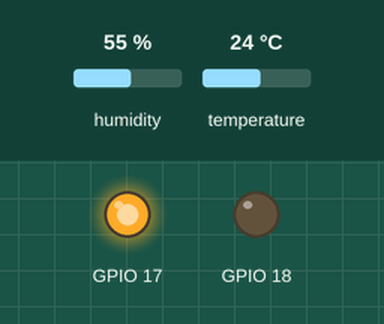
Simulated run of this program. Board: Raspberry Pi (BCM pin numbers). On the bench: output pins drawn as LEDs (lit = HIGH). The test bench sets the inputs (shaded band); at power-on: humidity 55 %, temperature 24 °C. The clock reads 2024-03-15 10:24:30 at power-on unless the program sets it; files the program writes start out absent; no MQTT or app messages arrive unless stated; what the program prints to the terminal is not drawn.

Above: at 1.3 s.
1.4 s: humidity set to 81 %
11.8 s: humidity set to 84 %
At 21.5 s:
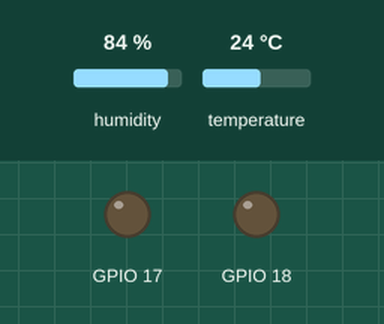
22.4 s: humidity set to 76 %
32.6 s: humidity set to 73 %
At 42.5 s:
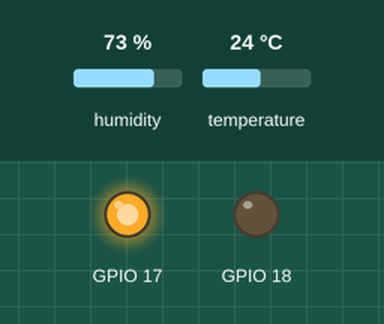
42.9 s: humidity set to 88 %
At 52.5 s:
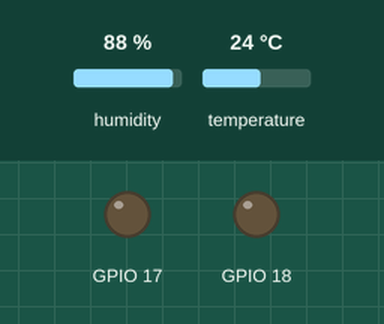
Timing chart, 0 to 54.0 s (numbered marks = the images above; inputs shaded):
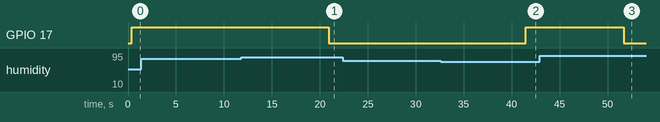

Measured:
- the behaviour switches between 82 and 83 % on humidity (found by bisection; images 0 and 1)
- the behaviour switches between 75 and 74 % on humidity (found by bisection; images 1 and 2)
- after the input at 1.4 s, every drawn part: stays the same
- after the input at 11.8 s, GPIO 17: HIGH → LOW after 9.1 s
- after the input at 22.4 s, every drawn part: stays the same
- after the input at 32.6 s, GPIO 17: LOW → HIGH after 8.8 s
- after the input at 42.9 s, GPIO 17: HIGH → LOW after 8.8 s

The program:

main_offline.py
```python
import os
import time
import logging
import json
from datetime import datetime, timedelta
from logging.handlers import RotatingFileHandler
import csv
import board

from helpers.sensor_reader import SensorReader
from helpers.relay_controller import RelayController
from helpers.mqtt_handler import MqttHandler

# Constants
SLEEP_DURATION_SENSOR = 10  # Sensor data collection interval (10 seconds)
SENSOR_PUBLISH_INTERVAL = 3600  # Interval to publish sensor data to MQTT (60 seconds)
HUMIDITY_THRESHOLD_LOW = 81  # Humidity lower-bound threshold
HUMIDITY_THRESHOLD_HIGH = 89  # Humidity upper-bound threshold
HUMIDITY_ALERT_THRESHOLD = 75  # Extra humidity level threshold for sending notifications
NOTIFY_INTERVAL = timedelta(minutes=30)  # Notification interval for low humidity alerts
RELAY_PINS = {
    'relay1': 17,
    'relay2': 18
}
CSV_HEADER = ['Timestamp', 'Temperature_F', 'Temperature_C', 'Humidity', 'Relay1', 'Relay2']

# MQTT Constants
MQTT_BROKER_URL = "192.168.1.69"
MQTT_BROKER_PORT = 1883
MQTT_USERNAME = "glen"
MQTT_PASSWORD = "password"
MQTT_SENSOR_TOPIC = "sensor/data"
MQTT_RELAY_TOPIC = "relay/status"
MQTT_ERROR_TOPIC = "sensor/error"

# Configure logging
home_directory = os.path.expanduser('~')
LOG_FILE_PATH = os.path.join(home_directory, 'climate_control.log')
CSV_FILE_PATH = os.path.join(home_directory, 'sensor_readings.csv')

logging.basicConfig(
    level=logging.DEBUG,
    format='%(asctime)s - %(levelname)s - %(message)s',
    handlers=[
        logging.StreamHandler(),
        RotatingFileHandler(LOG_FILE_PATH, maxBytes=10240, backupCount=5)
    ]
)
logger = logging.getLogger(__name__)

# Initialize sensor and relay controller classes
sensor_reader = SensorReader(board.D15)
relay_controller = RelayController(RELAY_PINS)

# Initialize MQTT handler
mqtt_handler = MqttHandler(
    broker_url=MQTT_BROKER_URL,
    broker_port=MQTT_BROKER_PORT,
    topic="",
    username=MQTT_USERNAME,
    password=MQTT_PASSWORD
)
mqtt_handler.connect()

def publish_sensor_data(timestamp, temperature_f, temperature_c, humidity):
    """Publish sensor data to MQTT."""
    payload = {
        'timestamp': timestamp,
        'temperature_f': temperature_f,
        'temperature_c': temperature_c,
        'humidity': humidity
    }
    mqtt_handler.topic = MQTT_SENSOR_TOPIC
    success = mqtt_handler.publish(payload)
    if success:
        logger.info(f"Sensor data published to topic {MQTT_SENSOR_TOPIC}: {payload}")
    else:
        logger.error("Failed to publish sensor data to MQTT")

def publish_relay_status(relay_status, message, timestamp):
    """Publish relay status to MQTT with a triggering event message and timestamp."""
    payload = {
        'timestamp': timestamp,
        'relay1': relay_status['relay1'],
        'relay2': relay_status['relay2'],
        'message': message
    }
    mqtt_handler.topic = MQTT_RELAY_TOPIC
    success = mqtt_handler.publish(payload)
    if success:
        logger.info(f"Relay status published to topic {MQTT_RELAY_TOPIC}: {payload}")
    else:
        logger.error("Failed to publish relay status to MQTT")

def publish_error_message(error_msg):
    """Publish error message to MQTT."""
    payload = {
        'timestamp': datetime.now().astimezone().isoformat(),
        'error': error_msg
    }
    mqtt_handler.topic = MQTT_ERROR_TOPIC
    success = mqtt_handler.publish(payload)
    if success:
        logger.info(f"Error message published to topic {MQTT_ERROR_TOPIC}: {payload}")
    else:
        logger.error("Failed to publish error message to MQTT")

def write_to_csv(timestamp, temperature_f, temperature_c, humidity, relay_status):
    """Write sensor and relay data to a CSV file."""
    with open(CSV_FILE_PATH, 'a', newline='') as file:
        csv_writer = csv.writer(file)
        csv_writer.writerow([timestamp, temperature_f, temperature_c, humidity, relay_status['relay1'], relay_status['relay2']])

def check_conditions_and_toggle_relays(temperature_c, humidity, relay_status, timestamp):
    """Check the conditions and toggle the relays, logging status changes."""
    try:
        if humidity < HUMIDITY_THRESHOLD_LOW and relay_status['relay1'] != 'ON':
            relay_controller.set_relay_state('relay1', 'ON')
            relay_status['relay1'] = 'ON'
            message = f"Humidity below {HUMIDITY_THRESHOLD_LOW}. Relay1 turned ON."
            logger.info("Relay relay1 state changed to ON.")
            publish_relay_status(relay_status, message, timestamp)
        elif humidity >= HUMIDITY_THRESHOLD_HIGH and relay_status['relay1'] != 'OFF':
            relay_controller.set_relay_state('relay1', 'OFF')
            relay_status['relay1'] = 'OFF'
            message = f"Humidity above {HUMIDITY_THRESHOLD_HIGH}. Relay1 turned OFF."
            logger.info("Relay relay1 state changed to OFF.")
            publish_relay_status(relay_status, message, timestamp)
    except Exception as e:
        logger.error(f"An error occurred while toggling relays: {e}")
        publish_error_message(str(e))

def manage_relay2_timing(last_toggle_time, relay_status, timestamp):
    """Manage relay2 to turn on for a specified duration within an interval."""
    try:
        current_time = datetime.now().astimezone()
        interval_duration = timedelta(minutes=60)  # Interval duration (1 hour)
        on_duration = timedelta(minutes=10)       # ON duration (15 minutes)

        if relay_status['relay2'] == 'ON':
            # Turn off if the ON duration has passed
            if current_time - last_toggle_time >= on_duration:
                relay_controller.set_relay_state('relay2', 'OFF')
                relay_status['relay2'] = 'OFF'
                message = "Relay2 turned OFF due to time interval."
                logger.info("Relay relay2 state changed to OFF due to time interval.")
                publish_relay_status(relay_status, message, timestamp)
                last_toggle_time = current_time  # Reset the toggle time when it turns off
        else:
            # Turn on if the OFF duration (interval - on_duration) has passed
            if current_time - last_toggle_time >= interval_duration - on_duration:
                relay_controller.set_relay_state('relay2', 'ON')
                relay_status['relay2'] = 'ON'
                message = "Relay2 turned ON due to time interval."
                logger.info("Relay relay2 state changed to ON due to time interval.")
                publish_relay_status(relay_status, message, timestamp)
                last_toggle_time = current_time  # Reset the toggle time when it turns on
    except Exception as e:
        logger.error(f"An error occurred while managing relay2 timing: {e}")
        publish_error_message(str(e))
    return last_toggle_time

def initialize_relays():
    """Initialize the relays to the OFF state both logically and physically."""
    for relay in RELAY_PINS:
        relay_controller.set_relay_state(relay, 'OFF')

def initialize_csv():
    """Initialize CSV file with header if it does not exist."""
    if not os.path.exists(CSV_FILE_PATH):
        with open(CSV_FILE_PATH, 'w', newline='') as file:
            csv_writer = csv.writer(file)
            csv_writer.writerow(CSV_HEADER)

def main():
    """Main function that runs the sensor monitoring loop."""
    initialize_csv()

    relay_status = {relay: 'OFF' for relay in RELAY_PINS}  # Assume relays start in the OFF state
    initialize_relays()
    last_sensor_reading_time = time.time() - SLEEP_DURATION_SENSOR
    last_sensor_publish_time = time.time() - SENSOR_PUBLISH_INTERVAL
    last_relay2_toggle_time = datetime.now().astimezone()

    while True:
        try:
            current_time = time.time()
            if current_time - last_sensor_reading_time >= SLEEP_DURATION_SENSOR:
                timestamp = datetime.now().astimezone().isoformat()
                temperature_f, temperature_c, humidity = sensor_reader.read_sensor_data()
                last_sensor_reading_time = current_time

                logger.info(f"Sensor data: Temp: {temperature_f:.1f} F / {temperature_c:.1f} C, Humidity: {humidity}%")
                check_conditions_and_toggle_relays(temperature_c, humidity, relay_status, timestamp)
                write_to_csv(timestamp, temperature_f, temperature_c, humidity, relay_status)

                # Publish sensor data to MQTT only after the specified interval
                if current_time - last_sensor_publish_time >= SENSOR_PUBLISH_INTERVAL:
                    publish_sensor_data(timestamp, temperature_f, temperature_c, humidity)
                    last_sensor_publish_time = current_time

                last_relay2_toggle_time = manage_relay2_timing(last_relay2_toggle_time, relay_status, timestamp)  # Manage relay2 timing

        except Exception as e:
            logger.error(f"An exception occurred: {e}")
            publish_error_message(str(e))

        time.sleep(1)  # Sleep at the end of each loop iteration to reduce CPU usage

if __name__ == '__main__':
    try:
        main()
    except KeyboardInterrupt:
        logger.info("Script execution interrupted by user.")
    finally:
        relay_controller.cleanup()
        logger.info("GPIO cleanup completed and program terminated.")
```

sensor_reader.py
```python
import adafruit_dht
import board
import logging
import RPi.GPIO as GPIO
from helpers.mail_helper import send_email

# Configure logging per best practices (date format included as per the PEP 8)
logging.basicConfig(level=logging.INFO,
                    format='%(asctime)s %(levelname)s %(message)s',
                    datefmt='%Y-%m-%d %H:%M:%S')
logger = logging.getLogger(__name__)

# Constants should be self-explanatory; note that I've added one for emails
DHT_SENSOR_TYPE = adafruit_dht.DHT22
DHT_PIN = board.D15
MAX_RETRIES = 3
HUMIDITY_BUFFER = 6
TEMPERATURE_BUFFER = -2
RECIPIENTS = ["glenabraham27@gmail.com", "liyasunny2005@gmail.com"]
FAILED_SUBJECT = "Sensor failed!"
FAILED_MESSAGE = "DHT22 Sensor in fruiting room failed!"
SUCCESS_SUBJECT = "Sensor is working"
SUCCESS_MESSAGE = "DHT22 Sensor in fruiting room is now working after previous failure."

class SensorReader:
    def __init__(self, pin, max_retries=MAX_RETRIES):
        """
        Initialize the SensorReader class.

        Parameters
        ----------
        pin : board.Pin
            GPIO pin for the DHT sensor.
        max_retries : int
            Maximum number of retries to attempt when reading the sensor, default is defined by MAX_RETRIES constant.
        """
        self.pin = pin
        self.dht_device = DHT_SENSOR_TYPE(pin)
        self.max_retries = max_retries
        self.sensor_failed_previously = False  # New flag to track previous sensor states

    def read_sensor_data(self):
        """
        Reads the sensor data from the DHT device, retries on error, and sends email notifications on sensor state changes.

        Returns
        -------
        tuple[float, float, float]
            Temperature in Fahrenheit, temperature in Celsius, and humidity percentages.

        Raises
        ------
        RuntimeError
            If unable to read from the sensor after the specified number of retries.
        """
        for attempt in range(self.max_retries):
            try:
                data = self._attempt_read()
                if self.sensor_failed_previously:  # Sending an email on sensor recovery
                    send_email(SUCCESS_SUBJECT, SUCCESS_MESSAGE, RECIPIENTS)
                    self.sensor_failed_previously = False
                return data
            except RuntimeError as e:
                logger.warning(f"Attempt {attempt + 1} failed: {e}")
                if attempt == self.max_retries - 1:
                    if not self.sensor_failed_previously:
                        send_email(FAILED_SUBJECT, FAILED_MESSAGE, RECIPIENTS)
                        self.sensor_failed_previously = True
                    logger.error("Max retries reached. Unable to read sensor data.")
                    raise
                self._reset_sensor()

    def _attempt_read(self):
        """
        Attempts to read sensor data once.

        Returns
        -------
        tuple[float, float, float]
            Temperature in Fahrenheit, temperature in Celsius, and humidity percentages.

        Raises
        ------
        RuntimeError
            If unable to read from the sensor.
        """
        temperature_c = self.dht_device.temperature
        temperature_f = temperature_c * 9 / 5 + 32
        humidity = self.dht_device.humidity

        # Using all(...) to avoid None in the sensor values
        if all(value is not None for value in [temperature_c, humidity]):
            return temperature_f, temperature_c + TEMPERATURE_BUFFER, humidity + HUMIDITY_BUFFER
        else:
            raise RuntimeError("Sensor returned None value.")

    def _reset_sensor(self):
        """
        Resets the DHT device by reinitializing it.
        """
        self.dht_device.exit()
        self.dht_device = DHT_SENSOR_TYPE(self.pin)

# Additional code related to usage of SensorReader would go here
```

relay_controller.py
```python
import RPi.GPIO as GPIO

# Relay pins
RELAY_PINS = {'relay1': 17, 'relay2': 18}


class RelayController:
    def __init__(self, relay_pins):
        GPIO.setmode(GPIO.BCM)
        for pin in relay_pins.values():
            GPIO.setup(pin, GPIO.OUT)

    def set_relay_state(self, relay_name, state):
        """
        Set the relay to the given state ('ON' or 'OFF').

        Parameters
        ----------
        relay_name : str
            The name of the relay to control ('relay1' or 'relay2').
        state : str
            The state to set the relay to ('ON' or 'OFF').
        """
        GPIO.output(RELAY_PINS[relay_name], GPIO.HIGH if state == 'ON' else GPIO.LOW)

    def cleanup(self):
        GPIO.cleanup()
```

mqtt_handler.py
```python
import paho.mqtt.client as mqtt
import logging
import json

logging.basicConfig(level=logging.INFO)
logger = logging.getLogger(__name__)

class MqttHandler:
    def __init__(self, broker_url, broker_port, topic, username, password):
        """
        Initialize MqttHandler with broker details, topic, and user credentials.

        Parameters
        ----------
        broker_url : str
            The URL of the MQTT broker.
        broker_port : int
            The port on which the MQTT broker is running.
        topic : str
            The topic to which messages will be published.
        username : str
            The username for MQTT broker authentication.
        password : str
            The password for MQTT broker authentication.
        """
        self.broker_url = broker_url
        self.broker_port = broker_port
        self.topic = topic
        self.username = username
        self.password = password
        self.client = mqtt.Client()
        self.client.username_pw_set(self.username, self.password)

    def connect(self):
        """
        Connect to the MQTT broker.
        """
        try:
            self.client.connect(self.broker_url, self.broker_port)
            logger.info(f"Connected to MQTT broker at {self.broker_url}:{self.broker_port}")
        except Exception as e:
            logger.error(f"Could not connect to MQTT broker: {e}")
            raise

    def publish(self, payload):
        """
        Publish a message to the MQTT broker.

        Parameters
        ----------
        payload : dict
            The data to be published.

        Returns
        -------
        bool
            True if the message was published successfully, False otherwise.
        """
        try:
            result = self.client.publish(self.topic, json.dumps(payload))
            result.wait_for_publish()
            if result.rc == mqtt.MQTT_ERR_SUCCESS:
                logger.info(f"Message published to topic {self.topic}: {payload}")
                return True
            else:
                logger.error(f"Failed to publish message: {result.rc}")
                return False
        except Exception as e:
            logger.error(f"Error publishing message to MQTT: {e}")
            return False

# Usage
if __name__ == "__main__":
    # Example usage of the MqttHandler
    mqtt_handler = MqttHandler(broker_url="192.168.1.69", broker_port=1883, topic="sensor/data", username="glen", password="password")
    try:
        mqtt_handler.connect()

        sample_data = {'temperature': 25, 'humidity': 50}
        success = mqtt_handler.publish(sample_data)
        if success:
            logger.info("Payload published successfully.")
        else:
            logger.error("Failed to publish payload.")
    except Exception as e:
        logger.fatal(f"Failed to initialize and connect to MQTT broker: {e}")
```

Source omitted: mail_helper.py (2273 bytes)
